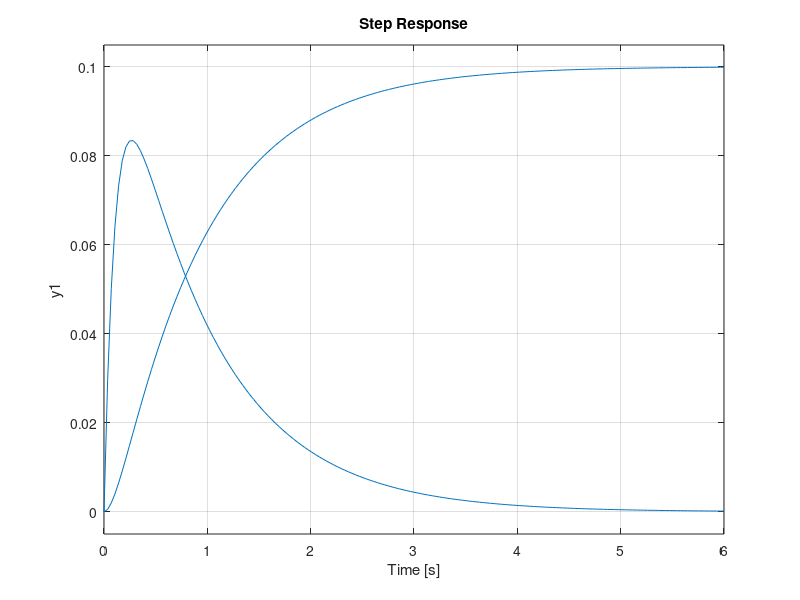

Write the MATLAB code that produced this figure. (Note: this script raises an error after producing the figure.)
clc
clear all

m = 1;
k = 10;
b = 10;

num = [1];

den = [1 10 10];

G = tf(num,den)

impulse(G)
title('Output')
hold on
step(G)
grid on

stepinfo(G)